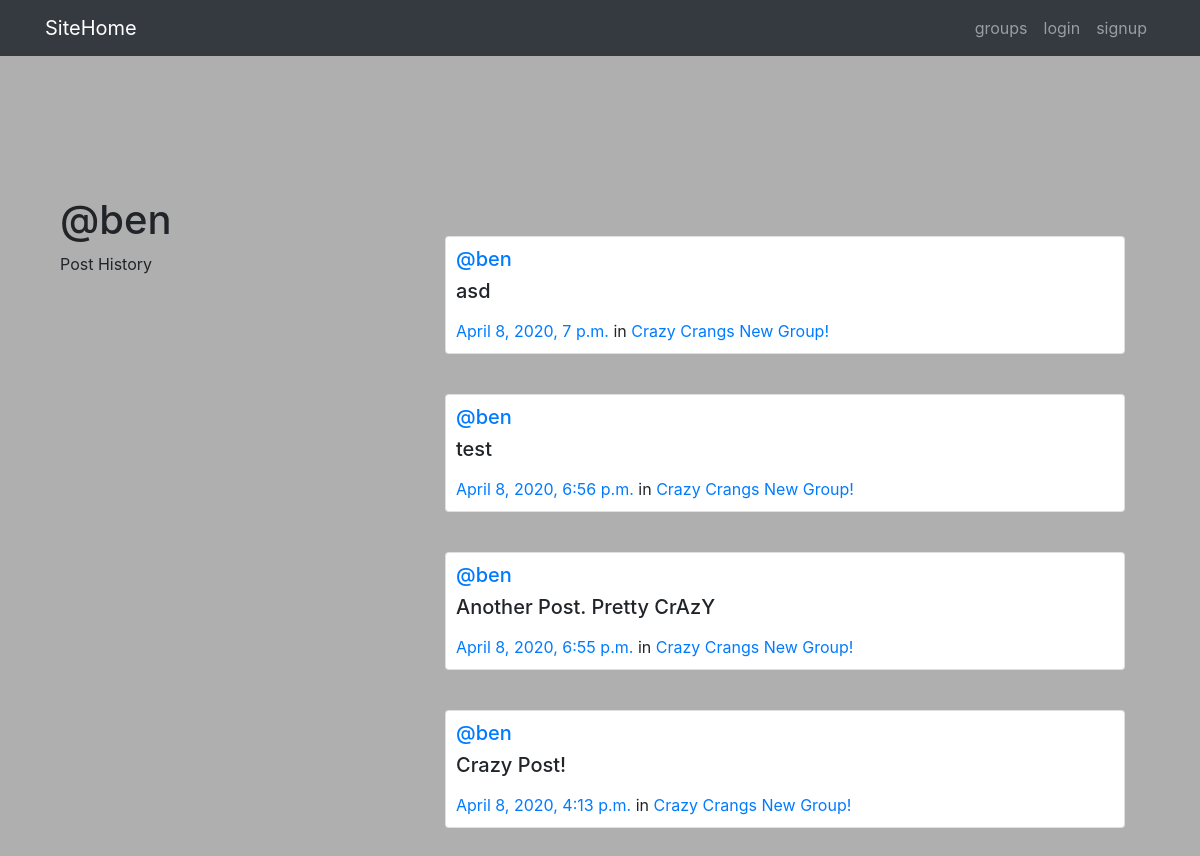
The page /posts/by/ben/ on the database its author committed.
### posts/models.py (models this page shows, shortened)
class Post(models.Model):
    user = models.ForeignKey(user , related_name='posts' , on_delete=models.DO_NOTHING)
    created_at = models.DateTimeField(auto_now=True)
    message = models.TextField()
    message_html = models.TextField(editable=False)
    group = models.ForeignKey(Group , related_name='posts' , null = True , blank = True , on_delete=models.DO_NOTHING)
    class Meta:
        ordering = ['-created_at']
        unique_together = ['user' , 'message']

### groups/models.py (models this page shows, shortened)
class Group(models.Model):
    name = models.CharField(max_length=255, unique=True)
    slug = models.SlugField(allow_unicode=True, unique=True)
    description = models.TextField(blank=True, default='')
    description_html = models.TextField(editable=False, default='', blank=True)
    members = models.ManyToManyField(User,through="GroupMember")
    class Meta:
        ordering = ["name"]

### posts/views.py (the view)
# urls.py: path('by/<username>/' , views.UserPosts.as_view() , name = 'for_user'),
class UserPosts(generic.ListView):
    model = models.Post
    template_name = 'posts/user_post_list.html'
    def get_queryset(self):
        try:
            self.post_user = User.objects.prefetch_related("posts").get(
                username__iexact=self.kwargs.get("username")
            )
        except User.DoesNotExist:
            raise Http404
        else:
            return self.post_user.posts.all()
    def get_context_data(self, **kwargs):
        context = super().get_context_data(**kwargs)
        context['post_user'] = self.post_user
        return context

### posts/templates/posts/user_post_list.html
{% extends "posts/post_base.html" %}
{% block prepost %}
<div class="col-md-4">
	<h1>@{{ post_user.username }}</h1>
	<p>Post History</p>
</div>
{% endblock %}
{% block post_content %}
<div class="col-md-8">
	{% for post in post_list %}
		{% include "posts/_post.html" %}
	{% endfor %}
</div>
{% endblock %}

### posts/templates/posts/post_base.html (shortened to what this page needs)
{% extends 'base.html'%}
{% block content %}
<div class="posts-page">
  <div class="container">
    <div class="row">
      {% block prepost %}
      {% endblock%}
      {% block post_content %}
      {% endblock%}
    </div>
  </div>
</div>
{% endblock %}

### templates/base.html (shortened to what this page needs)
{% load static %}
<!DOCTYPE html>
<html lang="en" dir="ltr">
  <head>
   <link rel="stylesheet" href="https://stackpath.bootstrapcdn.com/bootstrap/4.1.3/css/bootstrap.min.css"
>
   <link href="https://maxcdn.bootstrapcdn.com/font-awesome/4.7.0/css/font-awesome.min.css" rel="stylesheet">
   <link rel="stylesheet" href="{% static 'simplesocial/css/master.css' %}">
  </head>
  <body>
    <nav class = 'navbar mynav navbar-dark navbar-expand-lg bg-dark' role = 'navigation' id = 'navbar'>
      <div class="container">
        <a href="{% url 'home' %}" class = 'navbar-brand mynav'>SiteHome</a>
        <ul class = 'nav navbar-nav navbar-right'>
          {% if user.is_authenticated %}
          <li class = 'nav-item'><a class="nav-link" href="{% url 'posts:create' %}">Post</a></li>
          <li><a class="nav-link" href="{% url 'groups:all' %}">Groups</a> </li>
          <li><a class="nav-link" href="{% url 'groups:create'%}">Create Group</a></li>
          <li>  <a class="nav-link" href="{% url 'accounts:logout' %}">Logout</a></li>
          {% else %}
          <li><a class="nav-link" href="{% url 'groups:all' %}">groups</a></li>
          <li><a class="nav-link" href="{% url 'accounts:login' %}">login</a></li>
          <li><a class="nav-link" href="{% url 'accounts:signup' %}">signup</a>  </li>
          {% endif %}
        </ul>
      </div>
    </nav>
    <div class="container mycontent" style = 'margin-top:40px;'>
      {% block content %}
      {% endblock %}
        </div>
  </body>
</html>

### posts/templates/posts/_post.html (shortened to what this page needs)
<div class="container post-contet">
<div class="media card card-shadow" style = 'margin-top:40px; padding:10px; margin-bottom:40px;'>
	<h5 class="mr-5"><a href="{% url 'posts:for_user' username=post.user.username %}">@{{ post.user.username }}</a></h5>
	<div class="media-body">
		<h5>{{ post.message_html|safe }}</h5>
			<time class="time"><a href="{% url 'posts:single' username=post.user.username pk=post.pk %}">{{ post.created_at }}</a></time>
			{% if post.group %}
			<span class="group-name">in <a href="#">{{ post.group.name }}</a></span>
			{% endif %}
	</div>
</div>
</div>

### static/simplesocial/css/master.css (style rules this page uses)
.mycontent { padding-top: 100px; }
html, body { height: 100%; width: 100%; overflow-y : auto; background: #AFAFAF; margin: 0; }

### rows shown on the page
Post: user.username "ben", message_html "asd", created_at "April 8, 2020, 7 p.m.", group.name "Crazy Crangs New Group!"
Post: user.username "ben", message_html "test", created_at "April 8, 2020, 6:56 p.m.", group.name "Crazy Crangs New Group!"
Post: user.username "ben", message_html "Another Post. Pretty CrAzY", created_at "April 8, 2020, 6:55 p.m.", group.name "Crazy Crangs New Group!"
Post: user.username "ben", message_html "Crazy Post!", created_at "April 8, 2020, 4:13 p.m.", group.name "Crazy Crangs New Group!"

### other values the page prints
{{ post_user.username }} "ben"
